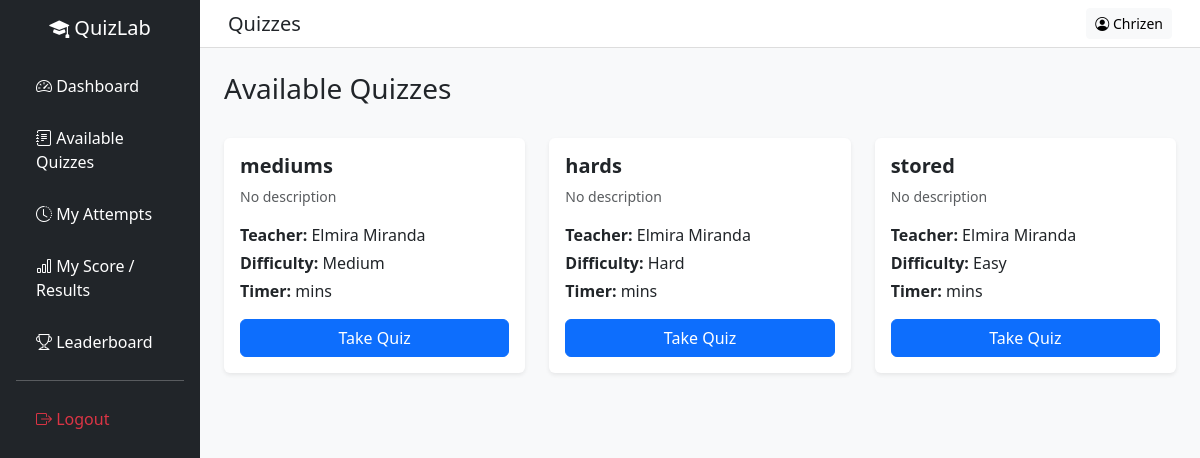
/frontend/student/available_quizzes.php (signed in), run on the app's committed database.
### tables this page shows
CREATE TABLE `quizzes` (
  `quiz_id` int(11) NOT NULL,
  `teacher_id` int(11) NOT NULL,
  `title` varchar(255) NOT NULL,
  `description` text DEFAULT NULL,
  `status` enum('draft','published') DEFAULT 'draft',
  `created_at` timestamp NOT NULL DEFAULT current_timestamp(),
  `quiz_type` enum('multiple_choice','identification','true_false','enumeration') NOT NULL DEFAULT 'multiple_choice',
  `difficulty` enum('easy','medium','hard') NOT NULL DEFAULT 'medium'
);

### frontend/student/available_quizzes.php (the view, shortened to what this page needs)
<?php
require_once "../../backend/database.php";
$stmt = $pdo->prepare("
    SELECT
        q.quiz_id,
        q.title,
        q.description,
        q.difficulty,
        q.created_at,
        CONCAT(u.firstname, ' ', u.lastname) AS teacher_name
    FROM quizzes q
    INNER JOIN users u ON q.teacher_id = u.user_id
    WHERE q.status = 'published'
    ORDER BY q.created_at DESC
");
$stmt->execute();
$quizzes = $stmt->fetchAll(PDO::FETCH_ASSOC);
?>
<!DOCTYPE html>
<html>
<head>
    <link href="https://cdn.jsdelivr.net/npm/bootstrap@5.3.2/dist/css/bootstrap.min.css" rel="stylesheet">
    <link rel="stylesheet" href="https://cdn.jsdelivr.net/npm/bootstrap-icons@1.11.1/font/bootstrap-icons.css">
    <link rel="stylesheet" href="style.css">
</head>
<body class="bg-light">
    <div class="container-fluid">
        <div class="row">
            <div class="col-md-2 p-0">
                <?php include "nav.php"; ?>
            </div>
            <div class="col-md-10 p-0">
                <nav class="navbar navbar-expand-lg topbar px-3">
                    <div class="container-fluid">
                        <h5 class="mb-0">Quizzes</h5>
                        <a href="profile.php" class="btn btn-light btn-sm">
                            <i class="bi bi-person-circle"></i> <?= htmlspecialchars($_SESSION['name']); ?>
                        </a>
                    </div>
                </nav>
                <div class="p-4">
                    <div class="d-flex justify-content-between align-items-center mb-4">
                        <h3>Available Quizzes</h3>
                    </div>
                    <div class="row">
                        <?php foreach ($quizzes as $quiz): ?>
                            <div class="col-md-4 mb-4">
                                <div class="card shadow-sm border-0 h-100">
                                    <div class="card-body d-flex flex-column">
                                        <h5 class="fw-bold">
                                            <?= htmlspecialchars($quiz['title']); ?>
                                        </h5>
                                        <p class="text-muted small">
                                            <?= htmlspecialchars($quiz['description'] ?: 'No description'); ?>
                                        </p>
                                        <p class="mb-1">
                                            <strong>Teacher:</strong>
                                            <?= htmlspecialchars($quiz['teacher_name']); ?>
                                        </p>
                                        <p class="mb-1">
                                            <strong>Difficulty:</strong>
                                            <?= ucfirst($quiz['difficulty']); ?>
                                        </p>
                                        <p class="mb-3">
                                            <strong>Timer:</strong>
                                            <?= $quiz['timer']; ?> mins
                                        </p>
                                        <div class="mt-auto">
                                            <a href="take_quiz.php?id=<?= $quiz['quiz_id']; ?>"
                                                class="btn btn-primary w-100">
                                                Take Quiz
                                            </a>
                                        </div>
                                    </div>
                                </div>
                            </div>
                        <?php endforeach; ?>
                    </div>
                </div>
            </div>
        </div>
    </div>
</body>
</html>

### frontend/student/style.css (style rules this page uses)
body { background:#f5f6fa; }
.topbar { background:white; border-bottom:1px solid #ddd; }

### data on the page
quizzes: title "mediums", description "No description", teacher_name "Elmira Miranda", difficulty "Medium"
quizzes: title "hards", description "No description", teacher_name "Elmira Miranda", difficulty "Hard"
quizzes: title "stored", description "No description", teacher_name "Elmira Miranda", difficulty "Easy"

### other printed values
$_SESSION['name'] "Chrizen"
